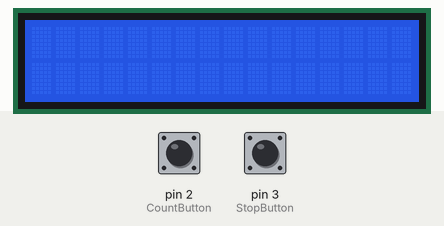
Recording of a sketch running on a simulated Arduino Uno, built with avr-gcc and run on an emulated ATmega328P. On the bench: 16×2 character LCD. The inputs (shaded band) are chosen by the test bench; at power-on: pin 2 (CountButton) HIGH, pin 3 (StopButton) HIGH.

Above: at 1.2 s.
1.3 s: pin 2 (CountButton) pulled LOW for 0.15 s
At 2.1 s:
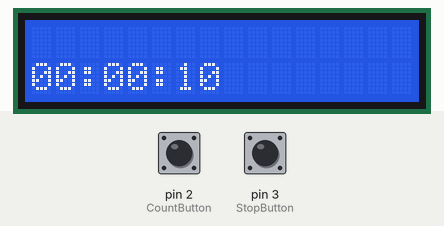
3.8 s: pin 3 (StopButton) pulled LOW for 0.15 s
At 5.5 s:
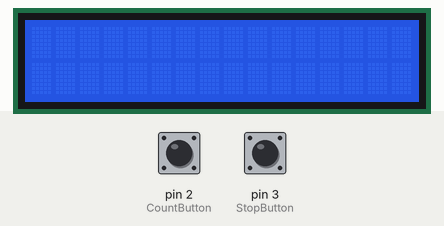
5.8 s: pin 2 (CountButton) pulled LOW for 1 s
At 7.6 s:
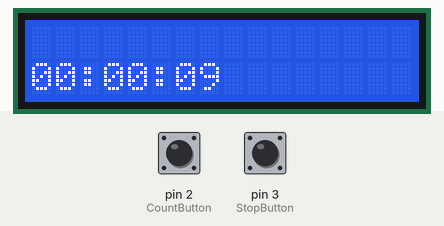
Timing chart, 0 to 9.1 s (numbered marks = the images above; inputs shaded):
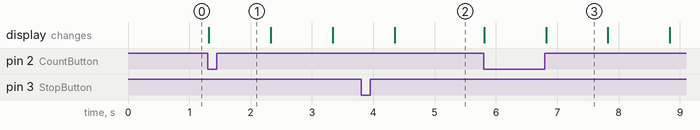

Measured:
- after the input at 1.3 s, the display: changes at once (image 1)
- after the input at 3.8 s, the display: first changes after 0.55 s (image 2 shows a later state)
- after the input at 5.8 s, the display: first changes at once (image 3 shows a later state)

The sketch:

program4.ino
```cpp
// Countdown Program with Buttons

#include "LiquidCrystal_I2C.h"

const int CountButton = 2;
const int StopButton = 3;

// Initialize an LCD object.
LiquidCrystal_I2C lcd(0x27, 16, 2);
volatile bool do_countdown = false;

void setup() {
    // Turn on the LCD and the backlight.
    lcd.init();
    lcd.backlight();
    pinMode(CountButton, INPUT_PULLUP);
    pinMode(StopButton, INPUT_PULLUP);
    attachInterrupt(digitalPinToInterrupt(CountButton), initiateCountdown, CHANGE);
    attachInterrupt(digitalPinToInterrupt(StopButton), stopCountdown, CHANGE);
}

void loop() {
    if (do_countdown) {  // If this is true, the countdown button was pressed.
        lcd.noAutoscroll(); // Turn off autoscrolling.
        for (int countdown = 10; countdown >= 1; countdown--) {
            if (do_countdown) {
                lcd.setCursor(0, 1);
                if (countdown < 10) {
                    lcd.print("00:00:0");
                } else {
                    lcd.print("00:00:");
                }
                lcd.print(countdown);
                delay(1000);
            } else {
                lcd.clear();
                lcd.print("Aborted");
                return; // Jump out of the loop.
            }
        }
        do_countdown = false; // Countdown is done.
    } else {
        lcd.clear();
    }
    delay(10);
}

void initiateCountdown() {
    do_countdown = true;
}

void stopCountdown() {
    do_countdown = false;
}
// This function is called when the CountButton is pressed.
// It sets the do_countdown variable to true, which starts the countdown in the loop.
```
